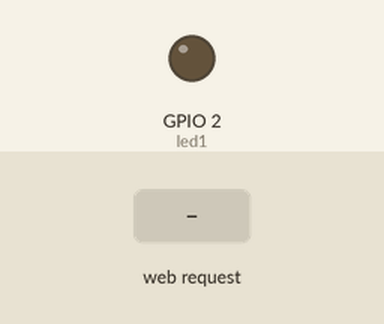
This sketch was run on a simulated ESP32. Shown: output pins drawn as LEDs (lit = HIGH). The inputs (shaded band) are chosen by the test bench. WiFi joins after 1.5 s; servers stay silent unless stated; what the sketch prints to the serial monitor is not drawn.

Above: at 2.7 s.
2.8 s: HTTP request GET /2/on received
At 3.3 s:
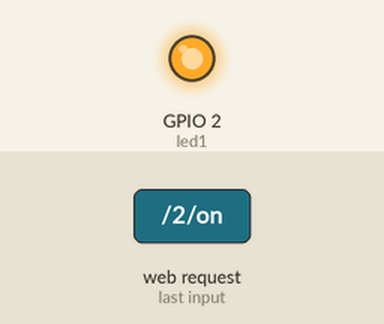
4.3 s: HTTP request GET /2/off received
At 5.6 s:
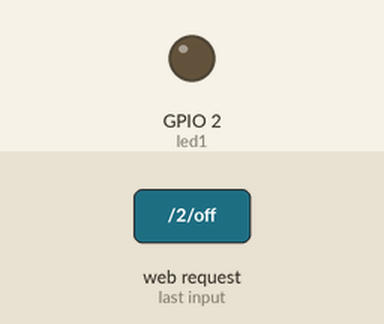
Timing chart, 0 to 7.3 s (numbered marks = the images above; inputs shaded):
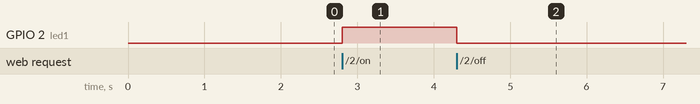

Measured:
- after the input at 2.8 s, GPIO 2 (led1): LOW → HIGH at once
- after the input at 4.3 s, GPIO 2 (led1): HIGH → LOW at once

The sketch:

STA_V2.ino
```cpp
//14532061

// Load Wi-Fi library
#include <WiFi.h>
#include "heltec.h"
#define BAND    433E6
#define led1 2

String node, x;
float temp ;
float humi;
int setTemp;
int setHumi;
bool ctrlMode, pumpState, fanState;

// Replace with your network credentials
const char* ssid     = "ASUS";
const char* password = "123456789";

const char* ipAddr = "X0";
const char* node1 = "X1";

// Current time
unsigned long currentTime = millis();
// Previous time
unsigned long previousTime = 0;
// Define timeout time in milliseconds (example: 2000ms = 2s)
const long timeoutTime = 2000;

// Set web server port number to 80
WiFiServer server(80);

// Variable to store the HTTP request
String header;

// Auxiliar variables to store the current output state
String led1State = "off";

void setup() {
  Serial.begin(115200);
  Heltec.begin(0/*DisplayEnable Enable*/, true /*Heltec.LoRa Disable*/, true /*Serial Enable*/, true /*PABOOST Enable*/, BAND /*long BAND*/);

  Serial.print("connecting to...");
  Serial.println(ssid);
  WiFi.begin(ssid, password);
  while (WiFi.status() != WL_CONNECTED) {
    delay(500);
    Serial.print(".");

  }
  Serial.println("");
  Serial.println("WiFi connected");
  Serial.print("IP address: ");
  Serial.println(WiFi.localIP());
  // Initialize the output variables as outputs
  pinMode(led1, OUTPUT);
  // Set outputs to LOW
  digitalWrite(led1, LOW);

  server.begin();

  loraSend(String(node1) + "R"); // request values

}

void loop() {

  WiFiClient client = server.available();   // Listen for incoming clients

  if (LoRa.parsePacket()) {
    // received a packet
    //Serial.print("Received packet '");
    // read packet
    while (LoRa.available()) {
      if (LoRa.find(ipAddr)) { // ip address this device
        x = LoRa.readString();
        Serial.println(x);            //ส่ง Data ให้ VB
        node = x.substring(0, 2);
        if (node == "X1") {
          temp = x.substring(3, 8).toFloat();
          humi = x.substring(9, 14).toFloat();
          setTemp = x.substring(14, 16).toInt();
          setHumi = x.substring(16, 18).toInt();
          ctrlMode = x.substring(19, 20).toInt();
          pumpState = x.substring(21, 22).toInt();
          fanState = x.substring(23, 24).toInt();
        }
      }
    }
  }
  if (client) {                             // If a new client connects,
    Serial.println("New Client.");          // print a message out in the serial port
    String currentLine = "";                // make a String to hold incoming data from the client
    currentTime = millis();
    previousTime = currentTime;
    while (client.connected() && currentTime - previousTime <= timeoutTime) { // loop while the client's connected
      if (client.available()) {             // if there's bytes to read from the client,
        char c = client.read();             // read a byte, then
        Serial.write(c);                    // print it out the serial monitor
        header += c;
        if (c == '\n') {                    // if the byte is a newline character
          // if the current line is blank, you got two newline characters in a row.
          // that's the end of the client HTTP request, so send a response:
          if (currentLine.length() == 0) {
            // HTTP headers always start with a response code (e.g. HTTP/1.1 200 OK)
            // and a content-type so the client knows what's coming, then a blank line:
            client.println("HTTP/1.1 200 OK");
            client.println("Content-type:text/html");
            client.println("Connection: close");
            client.println();

            // turns the GPIOs on and off
            if (header.indexOf("GET /2/on") >= 0) {
              Serial.println("GPIO 2 on");
              led1State = "on";
              digitalWrite(led1, HIGH);
            } else if (header.indexOf("GET /2/off") >= 0) {
              Serial.println("GPIO 2 off");
              led1State = "off";
              digitalWrite(led1, LOW);
            } else if (header.indexOf("GET /P") >= 0) {
              loraSend(String(node1) + "P");
              Serial.println("changing pump state...");
            } else if (header.indexOf("GET /F") >= 0) {
              loraSend(String(node1) + "F");
              Serial.println("changing fan state...");
            } else if (header.indexOf("GET /M") >= 0) {
              loraSend(String(node1) + "M");
              Serial.println("changing mode...");
            }

            // Display the HTML web page
            client.println("<!DOCTYPE html><html>");
            client.println("<head><meta name=\"viewport\" content=\"width=device-width, initial-scale=1\">");
            client.println("<link rel=\"icon\" href=\"data:,\">");
            // CSS to style the on/off buttons
            // Feel free to change the background-color and font-size attributes to fit your preferences
            client.println("<style>html { font-family: Helvetica; display: inline-block; margin: 0px auto; text-align: center;}");
            client.println(".button { background-color: #4CAF50; border: none; color: white; padding: 16px 40px;");
            client.println("text-decoration: none; font-size: 20px; margin: 2px; cursor: pointer;}");
            client.println(".button2 {background-color: #555555;}.button3 {background-color: #008CBA;}</style></head>");

            // Web Page Heading
            client.println("<body><h1>WiFi LoRa 32 Web Server</h1>");

            // Display current state, and ON/OFF buttons for GPIO 2
            client.println("<p>led1 - State " + led1State + "</p>");
            // If the output26State is off, it displays the ON button
            if (led1State == "off") {
              client.println("<p><a href=\"/2/on\"><button class=\"button\">ON</button></a></p>");
            } else {
              client.println("<p><a href=\"/2/off\"><button class=\"button button2\">OFF</button></a></p>");
            }

            client.println("<p>Temperature: " + String(temp) + " *C</p>");
            client.println("<p>Humidity: " + String(humi) + " %</p>");
            client.println("<p>Pumpstate: " + String(pumpState) + "</p>");
            client.println("<p>Fanstate: " + String(fanState) + " </p>");
            client.println("<p>Mode: " + String(ctrlMode) + " </p>");


            if (pumpState == 0) {
              client.println("<p><a href=\"/P\"><button class=\"button\">Pump ON</button></a></p>");
            } else {
              client.println("<p><a href=\"/P\"><button class=\"button button2\">Pump OFF</button></a></p>");
            }
            if (fanState == 0) {
              client.println("<p><a href=\"/F\"><button class=\"button\">Fan ON</button></a></p>");
            } else {
              client.println("<p><a href=\"/F\"><button class=\"button button2\">Fan OFF</button></a></p>");
            }

            client.println("<p><a href=\"/M\"><button class=\"button button3\">Changemode</button></a></p>");


            client.println("</body></html>");
            // The HTTP response ends with another blank line
            client.println();
            // Break out of the while loop
            break;
          } else { // if you got a newline, then clear currentLine
            currentLine = "";
          }
        } else if (c != '\r') {  // if you got anything else but a carriage return character,
          currentLine += c;      // add it to the end of the currentLine
        }
      }

    }
    // Clear the header variable
    header = "";
    // Close the connection
    client.stop();
    Serial.println("Client disconnected.");
    Serial.println("");
  }
  // try to parse packet

}


void loraSend(String datasend) {
  LoRa.beginPacket();
  LoRa.print(datasend);
  LoRa.endPacket();
}
```
